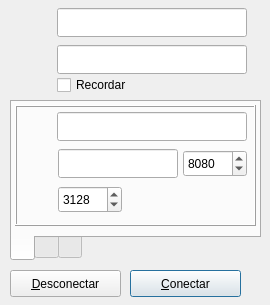
<?xml version="1.0" encoding="UTF-8"?>
<ui version="4.0">
 <class>Dialog</class>
 <widget class="QDialog" name="Dialog">
  <property name="windowModality">
   <enum>Qt::NonModal</enum>
  </property>
  <property name="geometry">
   <rect>
    <x>0</x>
    <y>0</y>
    <width>270</width>
    <height>305</height>
   </rect>
  </property>
  <property name="baseSize">
   <size>
    <width>0</width>
    <height>255</height>
   </size>
  </property>
  <property name="windowTitle">
   <string>ProxyCare</string>
  </property>
  <property name="windowIcon">
   <iconset resource="systray.qrc">
    <normaloff>:/images/logo-on.svg</normaloff>:/images/logo-on.svg</iconset>
  </property>
  <property name="sizeGripEnabled">
   <bool>false</bool>
  </property>
  <property name="modal">
   <bool>false</bool>
  </property>
  <widget class="QTabWidget" name="tabWidget">
   <property name="geometry">
    <rect>
     <x>10</x>
     <y>100</y>
     <width>251</width>
     <height>161</height>
    </rect>
   </property>
   <property name="tabPosition">
    <enum>QTabWidget::South</enum>
   </property>
   <property name="tabShape">
    <enum>QTabWidget::Rounded</enum>
   </property>
   <property name="currentIndex">
    <number>0</number>
   </property>
   <property name="elideMode">
    <enum>Qt::ElideNone</enum>
   </property>
   <property name="documentMode">
    <bool>false</bool>
   </property>
   <widget class="QWidget" name="tab1">
    <attribute name="icon">
     <iconset>
      <normalon>:/images/proxy-icon.png</normalon>
     </iconset>
    </attribute>
    <attribute name="title">
     <string/>
    </attribute>
    <attribute name="toolTip">
     <string>Configurar proxy.</string>
    </attribute>
    <widget class="QFrame" name="frame2">
     <property name="geometry">
      <rect>
       <x>3</x>
       <y>3</y>
       <width>241</width>
       <height>121</height>
      </rect>
     </property>
     <property name="frameShape">
      <enum>QFrame::Box</enum>
     </property>
     <property name="frameShadow">
      <enum>QFrame::Raised</enum>
     </property>
     <widget class="QLineEdit" name="proxyLineEdit">
      <property name="geometry">
       <rect>
        <x>43</x>
        <y>44</y>
        <width>120</width>
        <height>29</height>
       </rect>
      </property>
      <property name="toolTip">
       <string>Servidor proxy remoto.</string>
      </property>
     </widget>
     <widget class="QSpinBox" name="proxyPortSpinBox">
      <property name="geometry">
       <rect>
        <x>168</x>
        <y>45</y>
        <width>64</width>
        <height>27</height>
       </rect>
      </property>
      <property name="toolTip">
       <string>Puerto del servidor proxy remoto.</string>
      </property>
      <property name="minimum">
       <number>1</number>
      </property>
      <property name="maximum">
       <number>9999</number>
      </property>
      <property name="value">
       <number>8080</number>
      </property>
     </widget>
     <widget class="QLineEdit" name="domainLineEdit">
      <property name="geometry">
       <rect>
        <x>42</x>
        <y>7</y>
        <width>190</width>
        <height>29</height>
       </rect>
      </property>
      <property name="toolTip">
       <string>Dominio.</string>
      </property>
     </widget>
     <widget class="QLabel" name="domainLabel">
      <property name="geometry">
       <rect>
        <x>6</x>
        <y>6</y>
        <width>31</width>
        <height>31</height>
       </rect>
      </property>
      <property name="toolTip">
       <string>Dominio</string>
      </property>
      <property name="text">
       <string/>
      </property>
      <property name="pixmap">
       <pixmap resource="systray.qrc">:/images/domain-icon.png</pixmap>
      </property>
      <property name="scaledContents">
       <bool>true</bool>
      </property>
     </widget>
     <widget class="QLabel" name="proxyLabel">
      <property name="geometry">
       <rect>
        <x>6</x>
        <y>42</y>
        <width>33</width>
        <height>31</height>
       </rect>
      </property>
      <property name="toolTip">
       <string>Servidor proxy.</string>
      </property>
      <property name="text">
       <string/>
      </property>
      <property name="pixmap">
       <pixmap resource="systray.qrc">:/images/proxy-icon.png</pixmap>
      </property>
      <property name="scaledContents">
       <bool>true</bool>
      </property>
     </widget>
     <widget class="QLabel" name="portLabel">
      <property name="geometry">
       <rect>
        <x>5</x>
        <y>79</y>
        <width>33</width>
        <height>31</height>
       </rect>
      </property>
      <property name="toolTip">
       <string>Puerto del servidor proxy local.</string>
      </property>
      <property name="text">
       <string/>
      </property>
      <property name="pixmap">
       <pixmap resource="systray.qrc">:/images/port-icon.png</pixmap>
      </property>
      <property name="scaledContents">
       <bool>true</bool>
      </property>
     </widget>
     <widget class="QSpinBox" name="portSpinBox">
      <property name="geometry">
       <rect>
        <x>43</x>
        <y>81</y>
        <width>64</width>
        <height>27</height>
       </rect>
      </property>
      <property name="toolTip">
       <string>Puerto del servidor proxy local.</string>
      </property>
      <property name="minimum">
       <number>1024</number>
      </property>
      <property name="maximum">
       <number>9999</number>
      </property>
      <property name="value">
       <number>3128</number>
      </property>
     </widget>
    </widget>
   </widget>
   <widget class="QWidget" name="tab2">
    <attribute name="icon">
     <iconset>
      <normalon>:/images/cuote-icon.png</normalon>
     </iconset>
    </attribute>
    <attribute name="title">
     <string/>
    </attribute>
    <attribute name="toolTip">
     <string>Estado de la cuenta.</string>
    </attribute>
    <widget class="QFrame" name="frame3">
     <property name="geometry">
      <rect>
       <x>3</x>
       <y>3</y>
       <width>241</width>
       <height>121</height>
      </rect>
     </property>
     <property name="styleSheet">
      <string notr="true"/>
     </property>
     <property name="frameShape">
      <enum>QFrame::Box</enum>
     </property>
     <property name="frameShadow">
      <enum>QFrame::Raised</enum>
     </property>
     <widget class="QProgressBar" name="progressBar">
      <property name="enabled">
       <bool>true</bool>
      </property>
      <property name="geometry">
       <rect>
        <x>42</x>
        <y>10</y>
        <width>190</width>
        <height>29</height>
       </rect>
      </property>
      <property name="autoFillBackground">
       <bool>false</bool>
      </property>
      <property name="styleSheet">
       <string notr="true"/>
      </property>
      <property name="maximum">
       <number>0</number>
      </property>
      <property name="value">
       <number>0</number>
      </property>
      <property name="textVisible">
       <bool>true</bool>
      </property>
      <property name="orientation">
       <enum>Qt::Horizontal</enum>
      </property>
      <property name="invertedAppearance">
       <bool>false</bool>
      </property>
      <property name="textDirection">
       <enum>QProgressBar::TopToBottom</enum>
      </property>
      <property name="format">
       <string>%v/%m</string>
      </property>
     </widget>
     <widget class="QLabel" name="lbl_1">
      <property name="geometry">
       <rect>
        <x>6</x>
        <y>8</y>
        <width>31</width>
        <height>31</height>
       </rect>
      </property>
      <property name="toolTip">
       <string>Estado de la cuenta.</string>
      </property>
      <property name="text">
       <string/>
      </property>
      <property name="pixmap">
       <pixmap resource="systray.qrc">:/images/cuote-icon.png</pixmap>
      </property>
      <property name="scaledContents">
       <bool>true</bool>
      </property>
     </widget>
     <widget class="QLabel" name="lbl_2">
      <property name="geometry">
       <rect>
        <x>6</x>
        <y>83</y>
        <width>31</width>
        <height>31</height>
       </rect>
      </property>
      <property name="toolTip">
       <string>Intervalo de actualización.</string>
      </property>
      <property name="text">
       <string/>
      </property>
      <property name="pixmap">
       <pixmap resource="systray.qrc">:/images/clock-icon.png</pixmap>
      </property>
      <property name="scaledContents">
       <bool>true</bool>
      </property>
     </widget>
     <widget class="QSpinBox" name="spin1">
      <property name="geometry">
       <rect>
        <x>42</x>
        <y>86</y>
        <width>71</width>
        <height>27</height>
       </rect>
      </property>
      <property name="toolTip">
       <string>Intervalo de actualización.</string>
      </property>
      <property name="suffix">
       <string> min</string>
      </property>
      <property name="prefix">
       <string/>
      </property>
      <property name="minimum">
       <number>1</number>
      </property>
      <property name="value">
       <number>1</number>
      </property>
     </widget>
     <widget class="QLabel" name="nav_level">
      <property name="geometry">
       <rect>
        <x>40</x>
        <y>40</y>
        <width>191</width>
        <height>20</height>
       </rect>
      </property>
      <property name="text">
       <string>Desconectado</string>
      </property>
      <property name="alignment">
       <set>Qt::AlignCenter</set>
      </property>
     </widget>
     <widget class="Line" name="line">
      <property name="geometry">
       <rect>
        <x>10</x>
        <y>68</y>
        <width>221</width>
        <height>16</height>
       </rect>
      </property>
      <property name="orientation">
       <enum>Qt::Horizontal</enum>
      </property>
     </widget>
     <widget class="QPushButton" name="cmdRefresh">
      <property name="enabled">
       <bool>false</bool>
      </property>
      <property name="geometry">
       <rect>
        <x>202</x>
        <y>83</y>
        <width>31</width>
        <height>31</height>
       </rect>
      </property>
      <property name="mouseTracking">
       <bool>true</bool>
      </property>
      <property name="focusPolicy">
       <enum>Qt::NoFocus</enum>
      </property>
      <property name="toolTip">
       <string>Actualizar.</string>
      </property>
      <property name="text">
       <string/>
      </property>
      <property name="icon">
       <iconset resource="systray.qrc">
        <normaloff>:/images/refresh-icon.png</normaloff>:/images/refresh-icon.png</iconset>
      </property>
      <property name="iconSize">
       <size>
        <width>32</width>
        <height>32</height>
       </size>
      </property>
     </widget>
    </widget>
   </widget>
   <widget class="QWidget" name="tab3">
    <attribute name="icon">
     <iconset>
      <normalon>:/images/options.png</normalon>
     </iconset>
    </attribute>
    <attribute name="title">
     <string/>
    </attribute>
    <attribute name="toolTip">
     <string>Configurar ProxyCare.</string>
    </attribute>
    <widget class="QFrame" name="frame3_2">
     <property name="geometry">
      <rect>
       <x>3</x>
       <y>3</y>
       <width>241</width>
       <height>121</height>
      </rect>
     </property>
     <property name="styleSheet">
      <string notr="true"/>
     </property>
     <property name="frameShape">
      <enum>QFrame::Box</enum>
     </property>
     <property name="frameShadow">
      <enum>QFrame::Raised</enum>
     </property>
     <widget class="QCheckBox" name="checkBox1">
      <property name="geometry">
       <rect>
        <x>10</x>
        <y>10</y>
        <width>230</width>
        <height>31</height>
       </rect>
      </property>
      <property name="text">
       <string>Conectar automáticamente
al iniciar.</string>
      </property>
      <property name="checked">
       <bool>false</bool>
      </property>
     </widget>
     <widget class="QCheckBox" name="checkBox2">
      <property name="geometry">
       <rect>
        <x>10</x>
        <y>50</y>
        <width>230</width>
        <height>31</height>
       </rect>
      </property>
      <property name="text">
       <string>Ocultar al iniciar.</string>
      </property>
      <property name="checked">
       <bool>false</bool>
      </property>
     </widget>
    </widget>
   </widget>
  </widget>
  <widget class="QFrame" name="frame1">
   <property name="geometry">
    <rect>
     <x>15</x>
     <y>4</y>
     <width>241</width>
     <height>91</height>
    </rect>
   </property>
   <property name="frameShape">
    <enum>QFrame::NoFrame</enum>
   </property>
   <property name="frameShadow">
    <enum>QFrame::Raised</enum>
   </property>
   <widget class="QLabel" name="passLabel">
    <property name="geometry">
     <rect>
      <x>6</x>
      <y>39</y>
      <width>31</width>
      <height>31</height>
     </rect>
    </property>
    <property name="toolTip">
     <string>Contraseña.</string>
    </property>
    <property name="text">
     <string/>
    </property>
    <property name="pixmap">
     <pixmap resource="systray.qrc">:/images/passw-icon.png</pixmap>
    </property>
    <property name="scaledContents">
     <bool>true</bool>
    </property>
   </widget>
   <widget class="QLineEdit" name="userLineEdit">
    <property name="geometry">
     <rect>
      <x>42</x>
      <y>4</y>
      <width>190</width>
      <height>29</height>
     </rect>
    </property>
    <property name="focusPolicy">
     <enum>Qt::StrongFocus</enum>
    </property>
    <property name="toolTip">
     <string>Usuario.</string>
    </property>
   </widget>
   <widget class="QLabel" name="userLabel">
    <property name="geometry">
     <rect>
      <x>6</x>
      <y>2</y>
      <width>31</width>
      <height>31</height>
     </rect>
    </property>
    <property name="toolTip">
     <string>Usuario.</string>
    </property>
    <property name="text">
     <string/>
    </property>
    <property name="pixmap">
     <pixmap resource="systray.qrc">:/images/user.png</pixmap>
    </property>
    <property name="scaledContents">
     <bool>true</bool>
    </property>
   </widget>
   <widget class="QLineEdit" name="passLineEdit">
    <property name="geometry">
     <rect>
      <x>42</x>
      <y>41</y>
      <width>190</width>
      <height>29</height>
     </rect>
    </property>
    <property name="focusPolicy">
     <enum>Qt::StrongFocus</enum>
    </property>
    <property name="toolTip">
     <string>Contraseña.</string>
    </property>
    <property name="echoMode">
     <enum>QLineEdit::Password</enum>
    </property>
   </widget>
   <widget class="QCheckBox" name="savePassCheckBox">
    <property name="geometry">
     <rect>
      <x>42</x>
      <y>70</y>
      <width>188</width>
      <height>22</height>
     </rect>
    </property>
    <property name="toolTip">
     <string>Recordar usuario y contraseña</string>
    </property>
    <property name="text">
     <string>Recordar                               </string>
    </property>
   </widget>
  </widget>
  <widget class="QPushButton" name="cancellPushButton">
   <property name="geometry">
    <rect>
     <x>10</x>
     <y>270</y>
     <width>111</width>
     <height>27</height>
    </rect>
   </property>
   <property name="text">
    <string>&amp;Desconectar</string>
   </property>
   <property name="icon">
    <iconset resource="systray.qrc">
     <normaloff>:/images/disconnect.png</normaloff>:/images/disconnect.png</iconset>
   </property>
  </widget>
  <widget class="QPushButton" name="acceptPushButton">
   <property name="geometry">
    <rect>
     <x>130</x>
     <y>270</y>
     <width>111</width>
     <height>27</height>
    </rect>
   </property>
   <property name="text">
    <string>&amp;Conectar</string>
   </property>
   <property name="icon">
    <iconset resource="systray.qrc">
     <normaloff>:/images/connect.png</normaloff>:/images/connect.png</iconset>
   </property>
   <property name="default">
    <bool>true</bool>
   </property>
  </widget>
 </widget>
 <tabstops>
  <tabstop>userLineEdit</tabstop>
  <tabstop>passLineEdit</tabstop>
  <tabstop>savePassCheckBox</tabstop>
  <tabstop>domainLineEdit</tabstop>
  <tabstop>proxyLineEdit</tabstop>
  <tabstop>proxyPortSpinBox</tabstop>
  <tabstop>portSpinBox</tabstop>
  <tabstop>acceptPushButton</tabstop>
  <tabstop>cancellPushButton</tabstop>
  <tabstop>tabWidget</tabstop>
  <tabstop>spin1</tabstop>
 </tabstops>
 <resources>
  <include location="systray.qrc"/>
 </resources>
 <connections/>
</ui>
